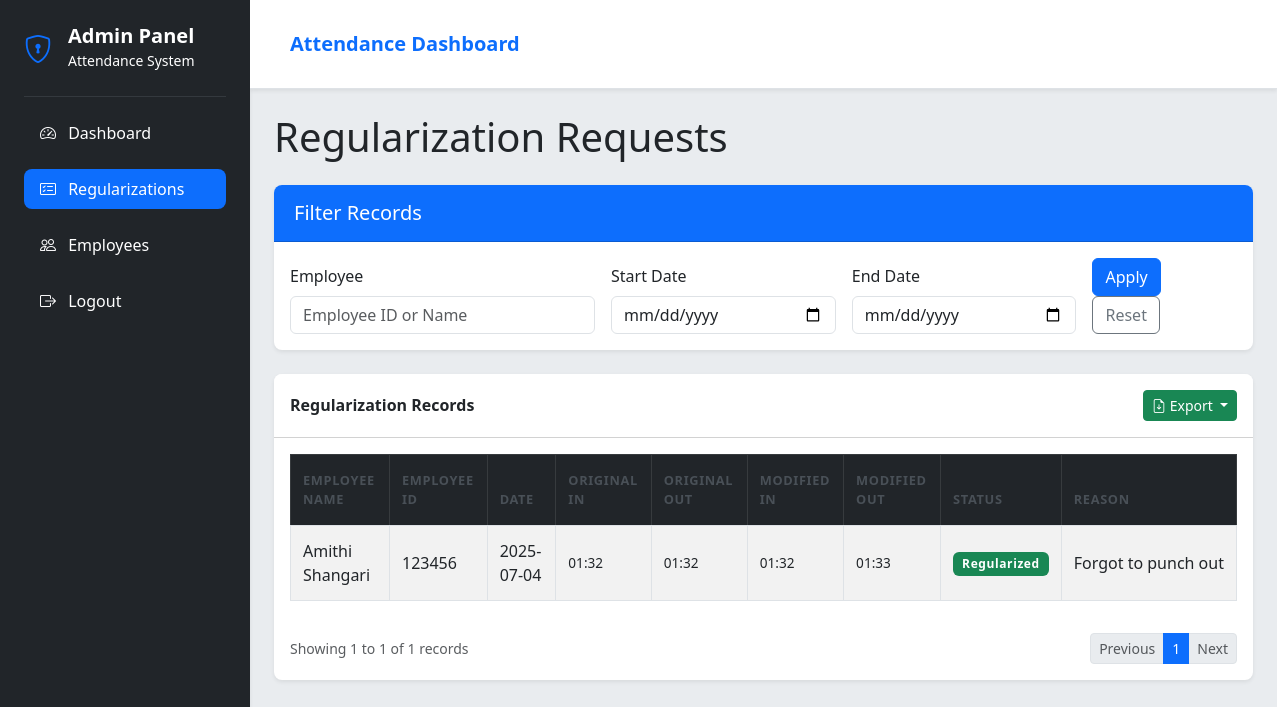
The page /admin/regularization (signed in) on the database its author committed.
### tables this page shows
CREATE TABLE attendance (
                id INTEGER PRIMARY KEY AUTOINCREMENT,
                emp_id TEXT,
                date TEXT,
                punch_in TEXT,
                punch_out TEXT,
                latitude REAL,
                longitude REAL,
                address TEXT,
                punch_out_latitude REAL,
                punch_out_longitude REAL,
                punch_out_address TEXT,
                status TEXT DEFAULT 'Present',
                regularized_reason TEXT,
                regularized_comments TEXT,
                FOREIGN KEY (emp_id) REFERENCES users (emp_id)
            );

CREATE TABLE users (
                emp_id TEXT PRIMARY KEY,
                full_name TEXT NOT NULL,
                email TEXT UNIQUE NOT NULL,
                personal_email TEXT,
                image_path TEXT NOT NULL,
                face_encoding TEXT NOT NULL,
                password TEXT NOT NULL DEFAULT '',
                department TEXT DEFAULT 'Marketing',
                position TEXT DEFAULT 'Developer'
            );

### app.py (the view)
@app.route('/admin/regularization')
@admin_required
def admin_regularization():
    conn = None
    try:
        employee_filter = request.args.get('employee', '')
        start_date = request.args.get('start_date', '')
        end_date = request.args.get('end_date', '')
        page = int(request.args.get('page', 1))
        per_page = 10
        conn = get_db()
        cursor = conn.cursor()
        base_query = '''
            SELECT
                a.id,
                u.full_name,
                u.emp_id,
                a.date,
                h.punch_in as original_punch_in,
                h.punch_out as original_punch_out,
                a.punch_in as modified_punch_in,
                a.punch_out as modified_punch_out,
                a.regularized_reason,
                a.status,
                a.regularized_comments
            FROM attendance a
            JOIN users u ON a.emp_id = u.emp_id
            LEFT JOIN attendance h ON h.emp_id = a.emp_id
                AND h.date = a.date
                AND h.status = 'Historical'
            WHERE a.status = 'Regularized'
        '''
        params = []
        if employee_filter:
            base_query += " AND (u.emp_id = ? OR u.full_name LIKE ?)"
            params.extend([employee_filter, f'%{employee_filter}%'])
        if start_date:
            base_query += " AND date(a.date) >= ?"
            params.append(start_date)
        if end_date:
            base_query += " AND date(a.date) <= ?"
            params.append(end_date)
        count_query = "SELECT COUNT(*) FROM (" + base_query + ")"
        cursor.execute(count_query, params)
        total_records = cursor.fetchone()[0]
        total_pages = (total_records + per_page - 1) // per_page
        offset = (page - 1) * per_page
        base_query += " ORDER BY a.date DESC LIMIT ? OFFSET ?"
        params.extend([per_page, offset])
        cursor.execute(base_query, params)
        records = cursor.fetchall()
        regularization_records = []
        for record in records:
            (req_id, full_name, emp_id, date, original_punch_in, original_punch_out,
             modified_punch_in, modified_punch_out, reason, status, comments) = record
            def format_time(time_str):
                if not time_str:
                    return '-'
                try:
                    return datetime.datetime.fromisoformat(time_str).strftime('%H:%M')
                except:
                    return time_str
            regularization_records.append({
                'id': req_id,
                'full_name': full_name,
                'emp_id': emp_id,
                'date': datetime.datetime.fromisoformat(date).strftime('%Y-%m-%d') if date else '-',
                'original_punch_in': format_time(original_punch_in),
                'original_punch_out': format_time(original_punch_out),
                'modified_punch_in': format_time(modified_punch_in),
                'modified_punch_out': format_time(modified_punch_out),
                'reason': reason,
                'status': status,
                'comments': comments
            })
        return render_template('admin_regularization.html',
                            regularization_records=regularization_records,
                            employee_filter=employee_filter,
                            start_date=start_date,
                            end_date=end_date,
                            total_records=total_records,
                            total_pages=total_pages,
                            page=page,
                            per_page=per_page)
    except Exception as e:
        return render_template('admin_regularization.html',
                            error=f'An error occurred: {str(e)}',
                            regularization_records=[],
                            total_records=0,
                            total_pages=0,
                            page=1)

### app.py (called while the page is built)
def admin_required(f):
    @wraps(f)
    def decorated_function(*args, **kwargs):
        if not session.get('admin_logged_in'):
            return redirect(url_for('admin_login'))
        return f(*args, **kwargs)
    return decorated_function

def get_db():
    return sqlite3.connect(app.config['DATABASE'])

### templates/admin_regularization.html (shortened to what this page needs)
<!DOCTYPE html>
<html lang="en">
<head>
  <link href="https://cdn.jsdelivr.net/npm/bootstrap@5.3.0/dist/css/bootstrap.min.css" rel="stylesheet">
  <link rel="stylesheet" href="https://cdn.jsdelivr.net/npm/bootstrap-icons@1.10.0/font/bootstrap-icons.css">
  <link href="https://cdn.jsdelivr.net/npm/@mdi/font@7.2.96/css/materialdesignicons.min.css" rel="stylesheet">
  <link rel="stylesheet" href="../static/css/admin_regularize.css">
</head>
<body>
  <div class="d-flex">
    <div class="sidebar" id="sidebar">
      <div class="p-4">
        <div class="d-flex align-items-center mb-4">
          <div class="me-3">
            <i class="bi bi-shield-lock fs-3 text-primary"></i>
          </div>
          <div>
            <h5 class="mb-0 fw-bold text-white">Admin Panel</h5>
            <small class="text-white">Attendance System</small>
          </div>
        </div>
        <hr class="text-secondary">
        <ul class="list-unstyled">
          <li class="mb-3">
            <a href="{{ url_for('admin_dashboard') }}" class="text-decoration-none text-white d-block">
              <i class="bi bi-speedometer2 me-2"></i> Dashboard
            </a>
          </li>
          <li class="mb-3">
            <a href="{{ url_for('admin_regularization') }}" class="text-decoration-none text-white d-block active">
              <i class="bi bi-card-checklist me-2"></i> Regularizations
            </a>
          </li>
          <li class="mb-3 active">
            <a href="{{ url_for('admin_emp_manage') }}" class="text-decoration-none text-white d-block">
              <i class="bi bi-people me-2"></i> Employees
            </a>
          </li>
          <li class="mb-3">
            <a href="{{ url_for('admin_logout') }}" class="text-decoration-none text-white d-block">
              <i class="bi bi-box-arrow-right me-2"></i> Logout
            </a>
          </li>
        </ul>
      </div>
    </div>
    <div class="content flex-grow-1">
      <nav class="navbar navbar-expand-lg navbar-light bg-light sticky-top">
        <div class="container-fluid">
          <a class="navbar-brand ms-3" href="#">Attendance Dashboard</a>
        </div>
      </nav>
      <div class="container-fluid p-4">
        <h1 class="mb-4">Regularization Requests</h1>
        <div class="card shadow-sm mb-4">
          <div class="card-header bg-primary text-white">
            <h5 class="mb-0">Filter Records</h5>
          </div>
          <div class="card-body">
            <form id="regularizationFilterForm" method="GET" class="row g-3 align-items-end">
              <div class="col-md-4">
                <label for="employeeFilter" class="form-label">Employee</label>
                <input type="text" class="form-control" id="employeeFilter" name="employee" value="{{ employee_filter }}" placeholder="Employee ID or Name">
              </div>
              <div class="col-md-3">
                <label for="startDateFilter" class="form-label">Start Date</label>
                <input type="date" class="form-control" id="startDateFilter" name="start_date" value="{{ start_date }}">
              </div>
              <div class="col-md-3">
                <label for="endDateFilter" class="form-label">End Date</label>
                <input type="date" class="form-control" id="endDateFilter" name="end_date" value="{{ end_date }}">
              </div>
              <div class="col-md-2">
                <button type="submit" class="btn btn-primary me-2">Apply</button>
                <button type="button" class="btn btn-outline-secondary" id="resetFilters">Reset</button>
              </div>
            </form>
          </div>
        </div>
        <div class="card shadow-sm">
          <div class="card-header bg-white d-flex justify-content-between align-items-center p-3">
            <h6 class="mb-0 fw-bold">Regularization Records</h6>
            <div class="dropdown">
  <button class="btn btn-success btn-sm dropdown-toggle py-1" type="button" id="exportDropdown" data-bs-toggle="dropdown">
    <i class="bi bi-file-earmark-arrow-down"></i> Export
  </button>
</div>
          </div>
          <div class="card-body p-3">
            <div class="table-responsive">
              <table class="table table-striped table-bordered table-hover">
                <thead class="table-dark">
                  <tr>
                    <th>Employee Name</th>
                    <th>Employee ID</th>
                    <th>Date</th>
                    <th>Original In</th>
                    <th>Original Out</th>
                    <th>Modified In</th>
                    <th>Modified Out</th>
                    <th>Status</th>
                    <th>Reason</th>
                  </tr>
                </thead>
                <tbody>
                  {% if regularization_records %}
                    {% for record in regularization_records %}
                    <tr>
                      <td>{{ record.full_name }}</td>
                      <td>{{ record.emp_id }}</td>
                      <td>{{ record.date }}</td>
                      <td class="time-original">{{ record.original_punch_in }}</td>
                      <td class="time-original">{{ record.original_punch_out }}</td>
                      <td class="time-change">{{ record.modified_punch_in }}</td>
                      <td class="time-change">{{ record.modified_punch_out }}</td>
                      <td>
                        {% if record.status == 'Regularized' %}
                        <span class="badge bg-success">Regularized</span>
                        {% else %}
                        <span class="badge bg-secondary">{{ record.status }}</span>
                        {% endif %}
                      </td>
                      <td class="reason-cell">{{ record.reason }}</td>
                    </tr>
                    {% endfor %}
                  {% endif %}
                </tbody>
              </table>
            </div>
            <div class="d-flex justify-content-between align-items-center small mt-3">
              <div class="text-muted">
                Showing {{ (page - 1) * per_page + 1 }} to {{ (page - 1) * per_page + regularization_records|length }} of {{ total_records }} records
              </div>
              <nav>
                <ul class="pagination pagination-sm mb-0">
                  <li class="page-item {% if page == 1 %}disabled{% endif %}">
                    <a class="page-link" href="{{ url_for('admin_regularization', page=page-1, employee=employee_filter, start_date=start_date, end_date=end_date) }}">Previous</a>
                  </li>
                  {% for p in range(1, total_pages + 1) %}
                  <li class="page-item {% if p == page %}active{% endif %}">
                    <a class="page-link" href="{{ url_for('admin_regularization', page=p, employee=employee_filter, start_date=start_date, end_date=end_date) }}">{{ p }}</a>
                  </li>
                  {% endfor %}
                  <li class="page-item {% if page == total_pages %}disabled{% endif %}">
                    <a class="page-link" href="{{ url_for('admin_regularization', page=page+1, employee=employee_filter, start_date=start_date, end_date=end_date) }}">Next</a>
                  </li>
                </ul>
              </nav>
            </div>
          </div>
        </div>
      </div>
    </div>
  </div>
</body>
</html>

### static/css/admin_regularize.css (style rules this page uses)
:root { --primary-500: #0d6efd; --primary-600: #0b5ed7; --secondary-50: #f8f9fa; --secondary-100: #e9ecef; --secondary-200: #dee2e6; --secondary-300: #ced4da; --secondary-500: #6c757d; --secondary-600: #5a6268; --secondary-700: #495057; --secondary-800: #343a40; --secondary-900: #212529; --success-500: #198754; --danger-500: #dc3545; --warning-500: #ffc107; --info-500: #0dcaf0; --shadow-sm: 0 0.125rem 0.25rem rgba(0, 0, 0, 0.075); --radius-lg: 0.5rem; }
body { display: flex; min-height: 100vh; background-color: var(--secondary-100); }
.sidebar { width: 250px; background: var(--secondary-900); color: white; flex-shrink: 0; height: 100vh; position: sticky; top: 0; box-shadow: var(--shadow-sm); }
.sidebar a { transition: all 0.2s ease-in-out; padding: 0.5rem 1rem; }
.sidebar a.active { background-color: var(--primary-500); border-radius: var(--radius-lg); }
.content { flex: 1; overflow-y: auto; min-height: 100vh; }
.container-fluid { padding: 1rem 1.5rem; }
.navbar { background-color: white !important; border-bottom: 1px solid var(--secondary-200); box-shadow: var(--shadow-sm); z-index: 1000; }
.navbar-brand { color: var(--primary-500); font-weight: 600; }
.table th { font-size: 0.8rem; padding: 1rem 0.75rem; color: var(--secondary-700); text-transform: uppercase; font-weight: 700; letter-spacing: 0.05em; border-bottom: 1px solid var(--secondary-200); }
.table td { padding: 0.8rem 0.75rem; vertical-align: middle; border-color: var(--secondary-200); }
.badge { padding: 0.5em 0.75em; font-size: 0.75rem; font-weight: 600; letter-spacing: 0.05em; }
.badge.bg-success { background-color: var(--success-500) !important; }
.card { border: none; border-radius: var(--radius-lg); margin-bottom: 1.5rem; box-shadow: 0 0.25rem 0.75rem rgba(0, 0, 0, 0.05); }
.card-header { border-radius: var(--radius-lg) var(--radius-lg) 0 0 !important; padding: 1rem 1.25rem; }
.card-header.bg-primary { background-color: var(--primary-500) !important; color: white; }
.time-original, .time-change { font-size: 0.85rem; }
.time-original { color: var(--secondary-600); }
.time-change { color: var(--success-500); font-weight: 500; }
.reason-cell { max-width: 200px; white-space: nowrap; overflow: hidden; text-overflow: ellipsis; }

### rows shown on the page
attendance: full_name "Amithi Shangari", emp_id "123456", date "2025-07-04", original_punch_in "01:32", original_punch_out "01:32", modified_punch_in "01:32", modified_punch_out "01:33", status "Regularized", reason "Forgot to punch out"

### other values the page prints
{{ (page - 1) * per_page + 1 }} "1"
{{ (page - 1) * per_page + regularization_records|length }} "1"
{{ total_records }} "1"
{{ p }} "1"
